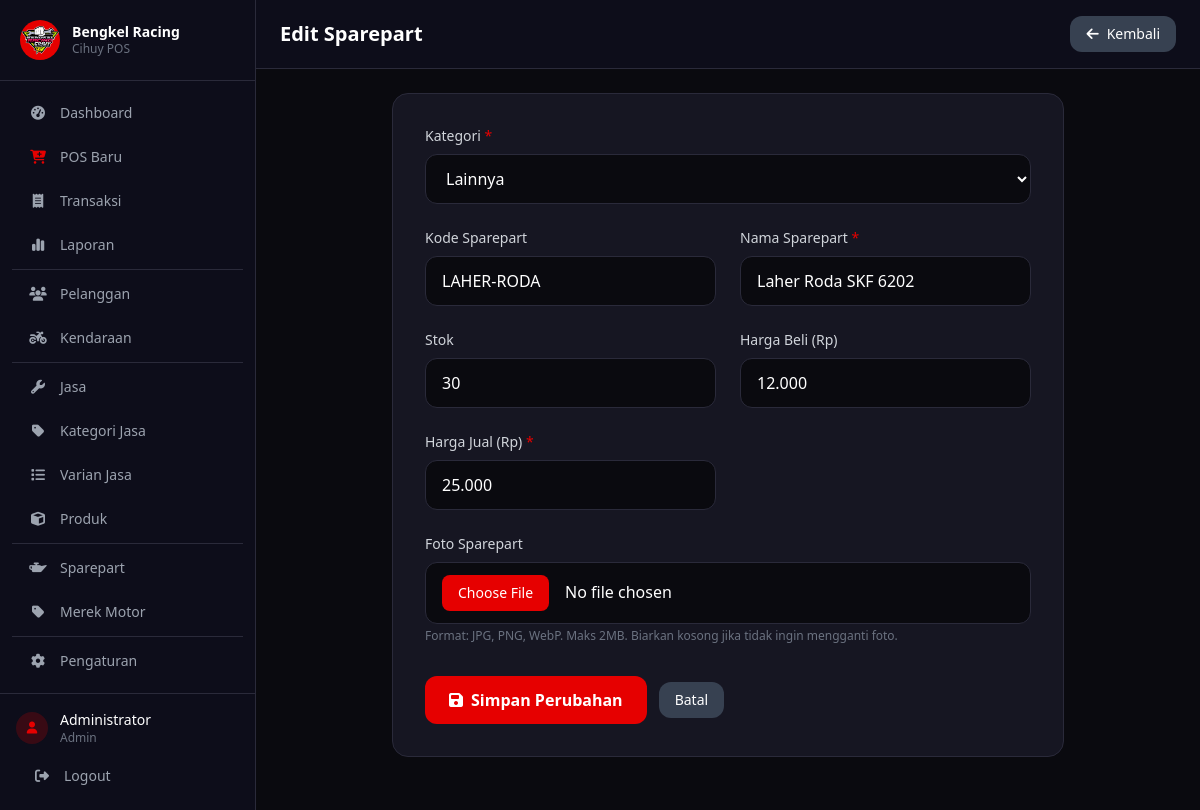
/pages/sparepart/edit.php?id=27 (signed in), run on the app's committed database.
### tables this page shows
CREATE TABLE sparepart (
    id INT AUTO_INCREMENT PRIMARY KEY,
    id_kategori INT NOT NULL,
    kode VARCHAR(50) UNIQUE,
    nama VARCHAR(200) NOT NULL,
    stok INT NOT NULL DEFAULT 0,
    harga_beli INT NOT NULL,
    harga_jual INT NOT NULL,
    gambar VARCHAR(255),
    FOREIGN KEY (id_kategori) REFERENCES kategori_sparepart(id)
);

CREATE TABLE kategori_sparepart (
    id INT AUTO_INCREMENT PRIMARY KEY,
    nama VARCHAR(100) NOT NULL
);

### pages/sparepart/edit.php (the view, shortened to what this page needs)
<?php
require_once '../../config/database.php';
$id = (int)($_GET['id'] ?? 0);
$sparepart = $conn->query("SELECT * FROM sparepart WHERE id = $id");
$data = $sparepart->fetch_assoc();
$kategori = $conn->query("SELECT * FROM kategori_sparepart ORDER BY nama ASC");
?>
<?php include '../../layout/header.php'; ?>
<?php include '../../layout/sidebar.php'; ?>
<div class="flex-1 flex flex-col w-full min-w-0">
    <header class="bg-[#0d0d1a] border-b border-[#2a2a3a] px-4 md:px-6 py-4 pl-16 md:pl-6">
        <div class="flex items-center justify-between">
            <h2 class="text-xl font-bold text-white">Edit Sparepart</h2>
            <a href="index.php" class="px-4 py-2 bg-gray-700 hover:bg-gray-600 text-white rounded-xl text-sm transition-colors">
                <i class="fas fa-arrow-left mr-2"></i>Kembali
            </a>
        </div>
    </header>
    <main class="flex-1 p-4 md:p-6 overflow-y-auto">
        <div class="max-w-2xl mx-auto">
            <div class="bg-[#161622] rounded-2xl p-8 border border-[#2a2a3a]">
                <form action="" method="POST" enctype="multipart/form-data">
                    <div class="grid grid-cols-1 md:grid-cols-2 gap-6">
                        <div class="md:col-span-2">
                            <label for="id_kategori" class="block text-gray-300 text-sm font-medium mb-2">Kategori <span class="text-[#e60000]">*</span></label>
                            <select id="id_kategori" name="id_kategori" required
                                class="w-full px-4 py-3 bg-[#0a0a0f] border border-[#2a2a3a] rounded-xl text-white focus:outline-none focus:border-[#e60000]">
                                <?php while ($kat = $kategori->fetch_assoc()): ?>
                                    <option value="<?= $kat['id'] ?>" <?= $data['id_kategori'] == $kat['id'] ? 'selected' : '' ?>>
                                        <?= htmlspecialchars($kat['nama']) ?>
                                    </option>
                                <?php endwhile; ?>
                            </select>
                        </div>
                        <div>
                            <label for="kode" class="block text-gray-300 text-sm font-medium mb-2">Kode Sparepart</label>
                            <input type="text" id="kode" name="kode"
                                class="w-full px-4 py-3 bg-[#0a0a0f] border border-[#2a2a3a] rounded-xl text-white placeholder-gray-500 focus:outline-none focus:border-[#e60000]"
                                placeholder="Mis: OLI-001"
                                value="<?= htmlspecialchars($data['kode'] ?? '') ?>">
                        </div>
                        <div>
                            <label for="nama" class="block text-gray-300 text-sm font-medium mb-2">Nama Sparepart <span class="text-[#e60000]">*</span></label>
                            <input type="text" id="nama" name="nama" required
                                class="w-full px-4 py-3 bg-[#0a0a0f] border border-[#2a2a3a] rounded-xl text-white placeholder-gray-500 focus:outline-none focus:border-[#e60000]"
                                placeholder="Nama sparepart"
                                value="<?= htmlspecialchars($data['nama']) ?>">
                        </div>
                        <div>
                            <label for="stok" class="block text-gray-300 text-sm font-medium mb-2">Stok</label>
                            <input type="number" id="stok" name="stok" min="0"
                                class="w-full px-4 py-3 bg-[#0a0a0f] border border-[#2a2a3a] rounded-xl text-white placeholder-gray-500 focus:outline-none focus:border-[#e60000]"
                                placeholder="0"
                                value="<?= $data['stok'] ?>">
                        </div>
                        <div>
                            <label for="harga_beli" class="block text-gray-300 text-sm font-medium mb-2">Harga Beli (Rp)</label>
                            <input type="text" id="harga_beli" name="harga_beli"
                                class="w-full px-4 py-3 bg-[#0a0a0f] border border-[#2a2a3a] rounded-xl text-white placeholder-gray-500 focus:outline-none focus:border-[#e60000] input-rupiah"
                                placeholder="0"
                                value="<?= number_format($data['harga_beli'], 0, ',', '.') ?>">
                        </div>
                        <div>
                            <label for="harga_jual" class="block text-gray-300 text-sm font-medium mb-2">Harga Jual (Rp) <span class="text-[#e60000]">*</span></label>
                            <input type="text" id="harga_jual" name="harga_jual" required
                                class="w-full px-4 py-3 bg-[#0a0a0f] border border-[#2a2a3a] rounded-xl text-white placeholder-gray-500 focus:outline-none focus:border-[#e60000] input-rupiah"
                                placeholder="0"
                                value="<?= number_format($data['harga_jual'], 0, ',', '.') ?>">
                        </div>
                        <div class="md:col-span-2">
                            <label class="block text-gray-300 text-sm font-medium mb-2">Foto Sparepart</label>
                            <div class="relative">
                                <input type="file" name="gambar" accept="image/jpeg,image/png,image/webp"
                                    class="w-full px-4 py-3 bg-[#0a0a0f] border border-[#2a2a3a] rounded-xl text-white file:mr-4 file:py-2 file:px-4 file:rounded-lg file:border-0 file:text-sm file:font-medium file:bg-[#e60000] file:text-white hover:file:bg-red-600 cursor-pointer">
                            </div>
                            <p class="text-gray-500 text-xs mt-1">Format: JPG, PNG, WebP. Maks 2MB. Biarkan kosong jika tidak ingin mengganti foto.</p>
                        </div>
                    </div>
                    <div class="flex items-center gap-3 mt-8">
                        <button type="submit"
                            class="px-6 py-3 bg-[#e60000] hover:bg-[#ffd700] text-white font-semibold rounded-xl transition-colors">
                            <i class="fas fa-save mr-2"></i>Simpan Perubahan
                        </button>
                        <a href="index.php"
                            class="px-4 py-2 bg-gray-700 hover:bg-gray-600 text-white rounded-xl text-sm transition-colors">
                            Batal
                        </a>
                    </div>
                </form>
            </div>
        </div>
    </main>
</div>
<?php include '../../layout/footer.php'; ?>

### assets/css/style.css (style rules this page uses)
* { transition: background-color 0.2s, border-color 0.2s; }

### data on the page
sparepart: id_kategori "Lainnya", kode "LAHER-RODA", nama "Laher Roda SKF 6202", stok "30", harga_beli "12.000", harga_jual "25.000"

### other printed values
$item['label'] "Dashboard"
$item['label'] "POS Baru"
$item['label'] "Transaksi"
$item['label'] "Laporan"
$item['label'] "Pelanggan"
$item['label'] "Kendaraan"
$item['label'] "Jasa"
$item['label'] "Kategori Jasa"
$item['label'] "Varian Jasa"
$item['label'] "Produk"
$item['label'] "Sparepart"
$item['label'] "Merek Motor"
$item['label'] "Pengaturan"
$_SESSION['nama'] "Administrator"
$_SESSION['role'] "Admin"
